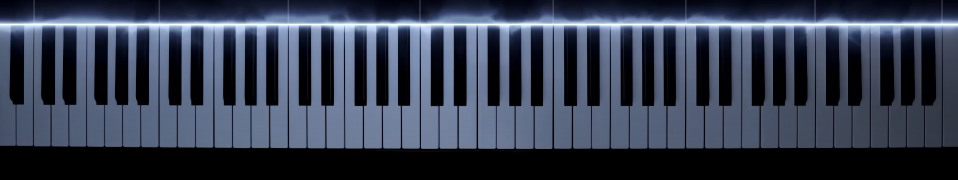
#> input picture 12.png, 1915 x 359 px (shown at 1/2 size)
$ python main_script.py
#> lines starting #> are read from the running program, lines starting #| are printed output that depends on the picture; after the words box and inside, x2 and y2 are one past the last pixel; in counts of white or black regions, pixels touching at a corner belong together; pictures that were not available may be replaced by others from this repository, and a replacement may not be noted
#> further down, image is the input picture: shape (359, 1915, 3); mean B, G, R 80.6, 62.5, 54.8
### marking_buttons.py
import numpy as np
import cv2


"""-------------------------------Пишем свой класс--------------------------------"""
class Piano:
    def __init__(self, image):  # Инициализация атрибутов
        self.canny = None
        self.cords = []
        self.cords_white_buttons = {}
        self.black_cords = {}
        self.low_high_cords = {}
        self.centers = []
        self.final_cords = {}
        self.image = image
        self.level = 90  # 323
        self.alpha = 10
        self.beta = 2.5
        self.num = 1

    def prep(self):  # Подготовка изображения

        gray = cv2.cvtColor(self.image, cv2.COLOR_RGB2GRAY)
        # gray = cv2.GaussianBlur(gray, (3, 3), 10)
        self.alpha = 2.5  # Contrast control (1.0-3.0)
        self.beta = 10  # Brightness control (0-100)

        _contrast = cv2.convertScaleAbs(gray, alpha=self.alpha, beta=self.beta)
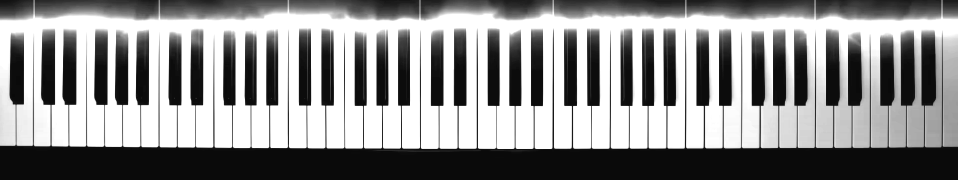
#> _contrast: shape (359, 1915) (shown at 1/2 size); min 10, max 255, mean 144.6
        self.canny = cv2.Canny(_contrast, 0, _contrast.max() - 150)
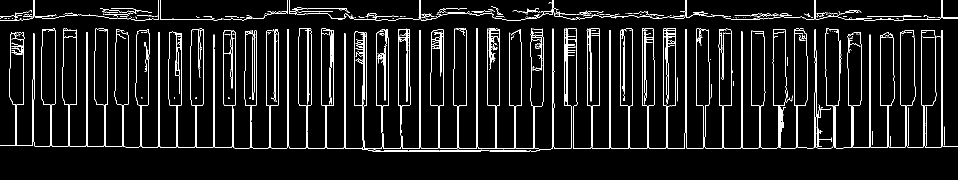
#> self.canny: shape (359, 1915) (shown at 1/2 size); 6.1% white in thin lines or dots, all inside (x1, y1, x2, y2) = (0, 0, 1915, 304)

        _kernel = np.ones((5, 5), np.uint8)
        _dil = cv2.dilate(self.canny, _kernel, iterations=1)
#> _dil: shape (359, 1915); 25.6% white; 6 white regions, box (x1, y1, x2, y2) and area: (0, 54, 1915, 306) 149837, (0, 0, 1915, 44) 25763, (389, 193, 396, 200) 49, (454, 193, 461, 200) 49, (280, 192, 287, 199) 47, (346, 193, 352, 200) 42
        self.canny = _dil

    def holes(self):  # Заполнение дыр

        _Y, _X = self.canny.shape
        _nearest_neigbours = [[
            np.argmax(
                np.bincount(self.canny[max(_i - self.num, 0):min(_i + self.num, _Y),
                            max(_j - self.num, 0):min(_j + self.num, _X)].ravel()))
            for _j in range(_X)] for _i in range(_Y)]
        self.canny = np.array(_nearest_neigbours, dtype=np.uint8)
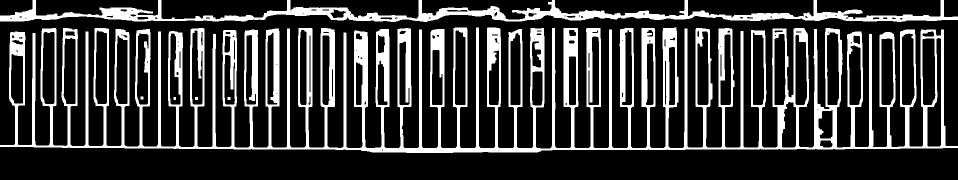
#> self.canny: shape (359, 1915) (shown at 1/2 size); 22.3% white; 6 white regions, box (x1, y1, x2, y2) and area: (0, 55, 1915, 306) 129653, (0, 0, 1915, 44) 23467, (281, 193, 287, 199) 36, (390, 194, 396, 200) 36, (455, 194, 461, 200) 36, (347, 194, 352, 200) 30

    def first_level(self):

        _j = 0
        while _j < self.image.shape[1]:
            if self.canny[self.image.shape[0] - self.level][_j] > 0:
                _j_val = _j
                while self.canny[self.image.shape[0] - self.level][_j] > 0 and _j < self.image.shape[1]:
                    _j += 1
                _j_val = _j_val + int((_j - _j_val) / 2)
                self.cords.append(_j_val - 1)
            _j += 1
#> after the loop, self.cords = 51 values from 32 to 1885

    def second_level(self):

        _l1 = self.cords[1] - self.cords[0]
        _l2 = self.cords[2] - self.cords[1]

        _area_1 = ((self.cords[0] / (self.cords[1] - self.cords[0]) > 1.2)
                   and (self.cords[0] / (self.cords[1] - self.cords[0]) < 2.2))
        _area_2 = ((self.cords[0] / (self.cords[1] - self.cords[0]) >= 2.2)
                   and (self.cords[0] / (self.cords[1] - self.cords[0]) < 3.1))

        if _area_1:
            self.cords.append(self.cords[0] - int(self.cords[1] - self.cords[0]))
            self.cords.sort()
        if _area_2:
            self.cords.append(self.cords[0] - int(self.cords[1] - self.cords[0]))
            self.cords.sort()
            self.cords.append(self.cords[0] - int(self.cords[1] - self.cords[0]))
            self.cords.sort()

        _l_etal = _l1
        for _i in range(1, len(self.cords)):
            if (((self.cords[_i] - self.cords[_i - 1]) / _l_etal > 1.5)
                    and ((self.cords[_i] - self.cords[_i - 1]) / _l_etal < 2.7)):
                self.cords.append(self.cords[_i] - int((self.cords[_i] - self.cords[_i - 1]) / 2))
                self.cords.sort()
            elif (self.cords[_i] - self.cords[_i - 1]) / _l_etal >= 2.7:
                self.cords.append(self.cords[_i] - int((self.cords[_i] - self.cords[_i - 1]) / 2))
                self.cords.sort()
                self.cords.append(self.cords[_i] - int((self.cords[_i] - self.cords[_i - 1]) / 2))
                self.cords.sort()
#> this loop made 50 passes

        _score = 2
        self.cords_white_buttons.update([(1, [0, self.cords[0]])])
        for _i in range(1, len(self.cords)):
            self.cords_white_buttons.update([(_score, [self.cords[_i - 1], self.cords[_i]])])
            _score += 1
#> after the loop, self.cords_white_buttons = 51 items

        self.cords_white_buttons.update([(_score, [self.cords[-1], self.cords[-1] + (self.cords[-1]-self.cords[-2])])])
        self.cords.append(self.cords[-1] + (self.cords[-1]-self.cords[-2]))

    def black_marking(self):

        _score = 0

        for _i in range(1, len(self.cords_white_buttons)):
            if _i in [2, 5, 9, 12, 16, 19, 23, 26, 30, 33, 37, 40, 44, 47, 51]:
                pass

            elif _i in [1, 4, 8, 11, 15, 18, 22, 25, 29, 32, 36, 39, 43, 46, 50]:
                _score += 1

                if _i == 1:
                    _l_black = self.cords_white_buttons[_i][1] - int(
                        (self.cords_white_buttons[_i + 1][1] - self.cords_white_buttons[_i + 1][0]) * 3 / 15)
                    _r_black = self.cords_white_buttons[_i][1] + int(
                        (self.cords_white_buttons[_i + 1][1] - self.cords_white_buttons[_i + 1][0]) * 6 / 15)
                    self.black_cords.update([(_score, [_l_black, _r_black])])

                else:
                    _l_black = self.cords_white_buttons[_i][1] - int(
                        (self.cords_white_buttons[_i][1] - self.cords_white_buttons[_i][0]) * 3 / 15)
                    _r_black = self.cords_white_buttons[_i][1] + int(
                        (self.cords_white_buttons[_i + 1][1] - self.cords_white_buttons[_i + 1][0]) * 6 / 15)
                    self.black_cords.update([(_score, [_l_black, _r_black])])

            elif _i in [3, 6, 10, 13, 17, 20, 24, 27, 31, 34, 38, 41, 45, 48]:
                _score += 1

                _l_black = self.cords_white_buttons[_i][1] - int(
                    (self.cords_white_buttons[_i][1] - self.cords_white_buttons[_i][0]) * 6 / 15)
                _r_black = self.cords_white_buttons[_i][1] + int(
                    (self.cords_white_buttons[_i + 1][1] - self.cords_white_buttons[_i + 1][0]) * 3 / 15)
                self.black_cords.update([(_score, [_l_black, _r_black])])

            elif _i in [7, 14, 21, 28, 35, 42, 49]:
                _score += 1

                _l_black = self.cords_white_buttons[_i][1] - int(
                    (self.cords_white_buttons[_i][1] - self.cords_white_buttons[_i][0]) * 9 / 30)
                _r_black = self.cords_white_buttons[_i][1] + int(
                    (self.cords_white_buttons[_i + 1][1] - self.cords_white_buttons[_i + 1][0]) * 9 / 30)
                self.black_cords.update([(_score, [_l_black, _r_black])])
#> this loop made 51 passes
#> after the loop, self.black_cords = 36 items

    def marking_low_high(self):

        _low_black_button = 0
        _n_button = 1
        _j = 0

        # разметка нижней границы чёрных клавиш
        for _n in range(1, len(self.cords_white_buttons) + 1):
            if _n in [1, 4, 7, 11, 14, 18, 21, 25, 28, 32, 35, 39, 42, 46, 49, 52]:
                pass

            else:

                if _n in [2, 5, 8, 9, 12, 15, 16, 19, 22, 23, 26, 29, 30, 33, 36, 37, 40, 43, 44, 47, 50, 51]:
                    _j = (self.cords_white_buttons[_n][0]
                          + int((self.cords_white_buttons[_n][1] - self.cords_white_buttons[_n][0]) / 3))

                if _n in [3, 6, 10, 13, 17, 20, 24, 27, 31, 34, 38, 41, 45, 48]:
                    _j = (self.cords_white_buttons[_n][0]
                          + int((self.cords_white_buttons[_n][1] - self.cords_white_buttons[_n][0]) / 1.5))

                _i = 0
                while self.canny[self.image.shape[0] - self.level + _i][_j] < 1:
                    _i = _i - 1
                    if _i < -self.image.shape[0]:
                        _i = _low_black_button
                        break
                _low_black_button = _i + self.image.shape[0] - self.level

                # разметка верхней границы чёрных клавиш
                _a1 = self.cords_white_buttons[2][1] - self.cords_white_buttons[2][0]
                _high_black_button = _low_black_button - _a1 * 4 - 10

                self.low_high_cords.update([(_n_button, [_low_black_button, _high_black_button])])
                _n_button += 1
#> this loop made 52 passes
#> after the loop, self.low_high_cords = 36 items

    def center_marking(self):

        # Разметка клавиш по центральной координате
        self.centers.append(int(self.cords_white_buttons[1][0]
                                + (self.black_cords[1][0] - self.cords_white_buttons[1][0])*0.5))

        for _q in range(2, len(self.black_cords) + 1):

            _temp = self.black_cords[_q-1][1] - self.black_cords[_q-1][0]

            if (self.black_cords[_q][0]-self.black_cords[_q-1][1])/_temp > 1.3:

                self.centers.append(int(self.black_cords[_q-1][1]
                                        + (self.black_cords[_q][0]-self.black_cords[_q-1][1])*0.25))
                self.centers.append(int(self.black_cords[_q-1][1]
                                        + (self.black_cords[_q][0]-self.black_cords[_q-1][1])*0.75))
            else:

                self.centers.append(int(self.black_cords[_q-1][1]
                                        + (self.black_cords[_q][0]-self.black_cords[_q-1][1])*0.5))
#> this loop made 35 passes
#> after the loop, self.centers = 50 values from 13 to 1832

        self.centers.append(int(self.black_cords[36][1]
                                + (self.cords_white_buttons[51][1] - self.black_cords[36][1])*0.5))
        self.centers.append(int(self.black_cords[36][1]
                                + (self.cords_white_buttons[51][1] - self.black_cords[36][1])*1.75))

        for _q in range(1, len(self.black_cords) + 1):

            self.centers.append(int(self.black_cords[_q][0]
                                    + (self.black_cords[_q][1] - self.black_cords[_q][0]) / 2))
#> this loop made 36 passes
#> after the loop, self.centers = 88 values, max 1901 at index 51, min 13 at index 0, mean 953.5

        self.centers.sort()


    def final_marking(self):

        _data = []
        _s = 1
        _k = 1

        for _i in range(1, len(self.cords_white_buttons)):
            if _i == 1:    # Первая клавиша
                _data.append(0)
                _data.append(self.black_cords[1][0])
            elif _i in [2, 5, 9, 12, 16, 19, 23, 26, 30, 33, 37, 40, 44, 47, 51]:    # Правые белые
                _data.append(self.black_cords[_i-_s][1])
                _data.append(self.cords_white_buttons[_i][1])
                _s += 1
            elif _i in [3, 6, 10, 13, 17, 20, 24, 27, 31, 34, 38, 41, 45, 48]:    # Левые белые
                _data.append(self.cords_white_buttons[_i][0])
                _data.append(self.black_cords[_i-_k][0])
                _k += 1

        # Последняя белая
        _data.append(self.cords_white_buttons[52][0])
        _data.append(self.cords_white_buttons[52][1])

        for _i in range(2, len(self.black_cords)+1):    # Центральные белые
            if not ((self.black_cords[_i][0]-self.black_cords[_i-1][1])
                    / (self.black_cords[_i][1]-self.black_cords[_i][0]) > 1.3):
                _data.append(self.black_cords[_i-1][1])
                _data.append(self.black_cords[_i][0])

        for _i in range(1, len(self.black_cords)+1):    # Все чёрные
            _data.append(self.black_cords[_i][0])
            _data.append(self.black_cords[_i][1])

        _data.sort()

        _b = 1
        for _i in range(0, len(_data), 2):
            if _b in [2, 5, 7, 10, 12, 14, 17, 19, 22, 24, 26, 29, 31, 34, 36, 38, 41, 43, 46, 48, 50, 53,
                      55, 58, 60, 62, 65, 67, 70, 72, 74, 77, 79, 82, 84, 86]:
                self.final_cords.update([(_b, [_data[_i], _data[_i+1], 0])])
            else:
                self.final_cords.update([(_b, [_data[_i], _data[_i+1], 1])])

            _b += 1
#> this loop made 88 passes
#> _i on passes 3 to 14: 4, 6, 8, 10, 12, 14, 16, 18, 20, 22, 24, 26
#> after the loop, self.final_cords = 88 items

    # [66 lines of commented-out code are left out]

### main_script.py
import numpy as np
import cv2
import marking_buttons as mb


if __name__ == "__main__":

    image = cv2.imread("12.png")
    piano = mb.Piano(image)

    piano.prep()
    piano.holes()
    piano.first_level()
    piano.second_level()
    piano.black_marking()
    piano.marking_low_high()
    piano.center_marking()
    piano.final_marking()

    print(piano.final_cords)
#> (printed output is left out)
    cap = cv2.VideoCapture("vid_test.mp4")

    while True:

        _, img = cap.read()
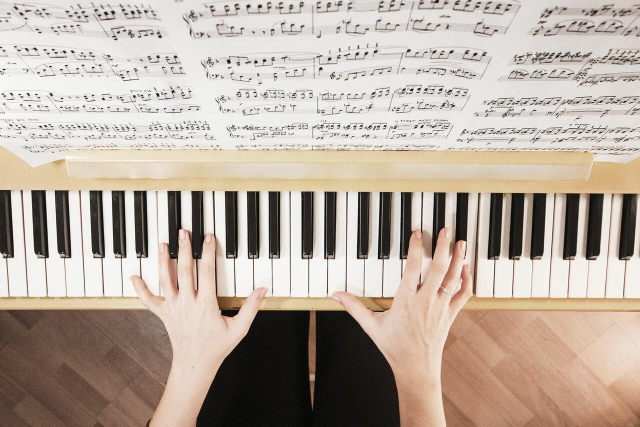
#> input picture image3-000.jpg, 1280 x 853 px, given in place of vid_test.mp4, which was not available (shown at 1/2 size)
#> img is the input picture: shape (853, 1280, 3); mean B, G, R 160.2, 171.6, 184.6
        print(img.shape)
#| (853, 1280, 3)
        gray = cv2.cvtColor(img[:][:600], cv2.COLOR_RGB2GRAY)
#> gray: shape (600, 1280)
        blur = cv2.GaussianBlur(gray, (5, 5), 100)
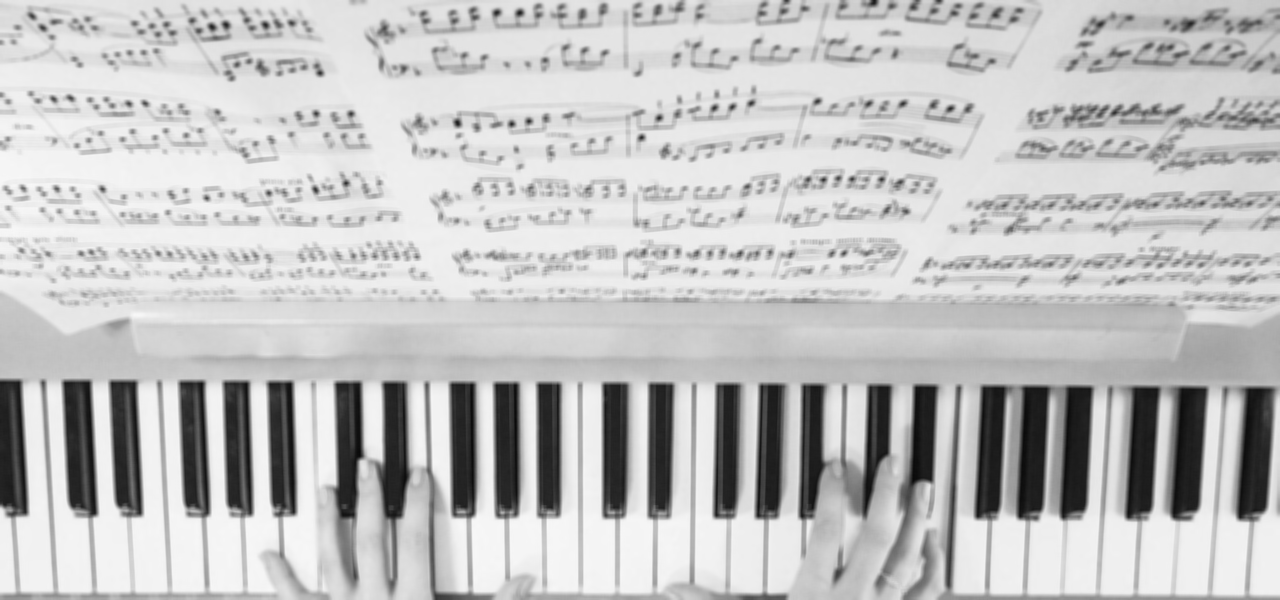
#> blur: shape (600, 1280); min 9, max 249, mean 193

        alpha = 1.5  # Contrast control (1.0-3.0)
        beta = 0  # Brightness control (0-100)

        contrast = cv2.convertScaleAbs(blur, alpha=alpha, beta=beta)
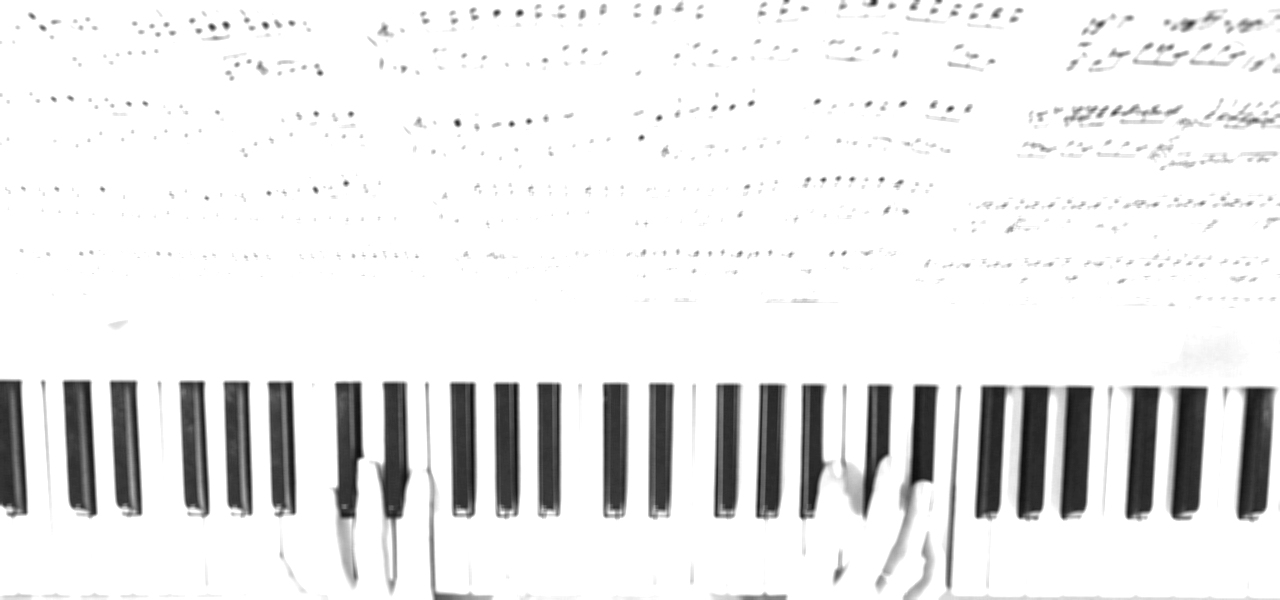
#> contrast: shape (600, 1280); min 14, max 255, mean 233.2

        canny = cv2.Canny(contrast, 230, 255)
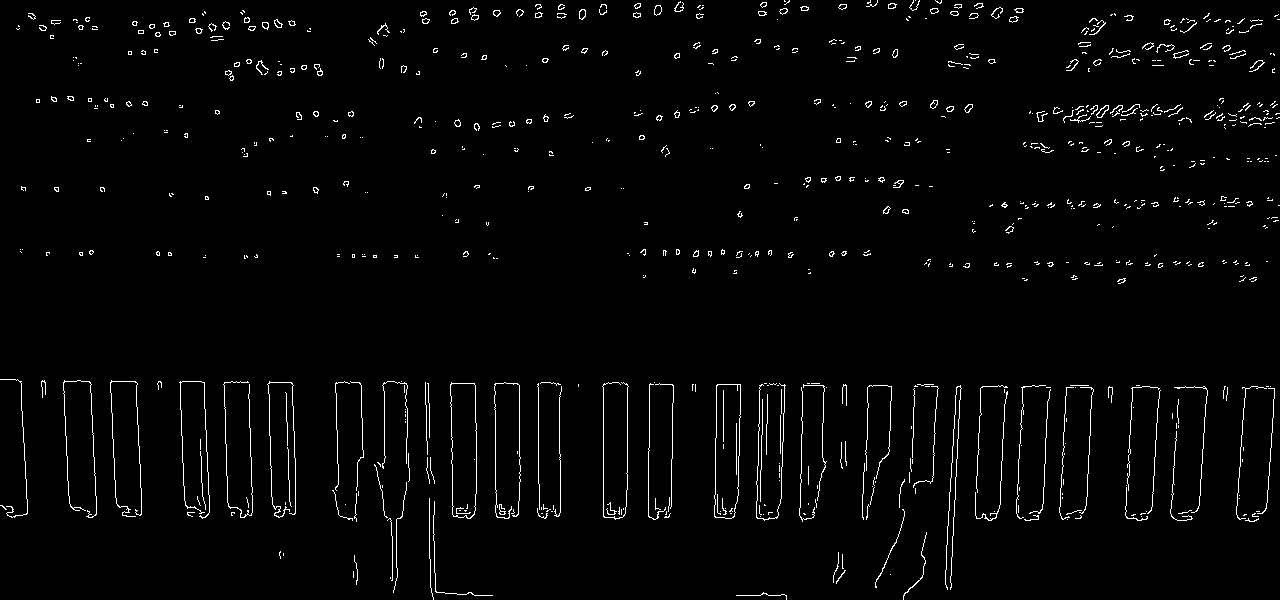
#> canny: shape (600, 1280); 2.2% white in thin lines or dots
        kernel = np.ones((7, 7), np.uint8)
        erode = cv2.erode(canny, kernel, iterations=1)
#> erode: shape (600, 1280); every value is 0

        for i in range(0, len(piano.centers)):
#> (the run stopped early here; a loop or call above may not have finished)
